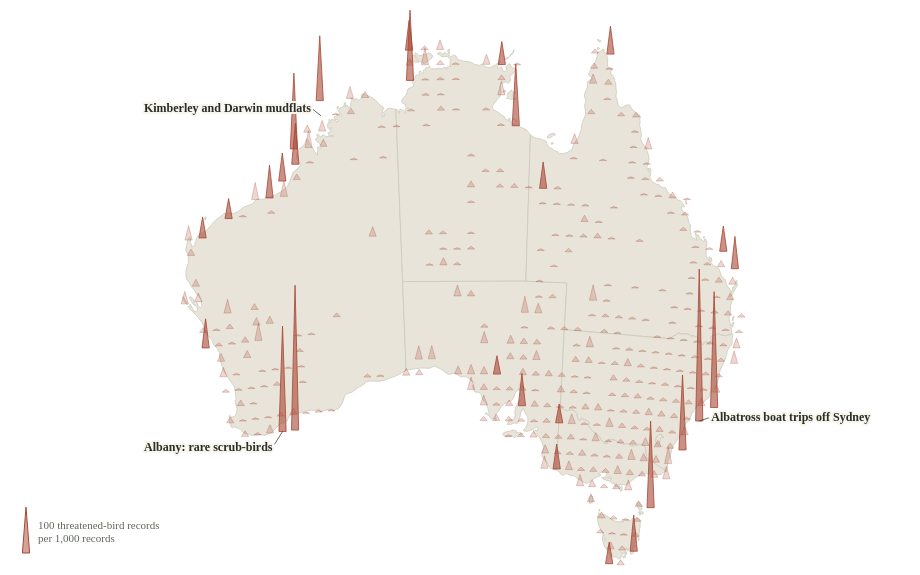

This figure's Vega-Lite source:
### Vega specification from a JSON file in a GitHub repository (floating-point values rounded to 4 significant figures; data arrays with more than 128 entries replaced by an {"elided": "..."} marker saying what was removed)
{"$schema": "https://vega.github.io/schema/vega/v5.json", "width": 904, "height": 520, "padding": 8, "background": "transparent", "autosize": {"type": "pad", "contains": "padding"}, "config": {"text": {"font": "Bricolage Grotesque", "fill": "#292e27"}, "axis": {"labelFont": "Bricolage Grotesque", "titleFont": "Bricolage Grotesque", "labelFontSize": 12, "titleFontSize": 12, "titleFontWeight": 500, "labelColor": "#60665c", "titleColor": "#292e27", "domain": false, "ticks": false, "gridColor": "#e0dccf", "gridOpacity": 0.75, "labelPadding": 8, "titlePadding": 14}, "legend": {"labelFont": "Bricolage Grotesque", "titleFont": "Bricolage Grotesque", "labelFontSize": 11, "titleFontSize": 11, "titleFontWeight": 500, "labelColor": "#60665c", "titleColor": "#292e27", "gradientThickness": 9, "gradientLength": 130, "padding": 8}}, "description": "Spike map. Each spike stands on a one-degree square; its height is threatened-bird records per 1,000 of all bird records there in 2024. Squares with fewer than 300 records are omitted. A control filters by kind of bird.", "signals": [{"name": "group", "value": "All"}], "projections": [{"name": "projection", "type": "conicEqualArea", "parallels": [-18, -36], "rotate": [-134, 0, 0], "center": [0, -28], "fit": {"signal": "data('states')"}, "size": {"signal": "[width,height]"}}], "data": [{"name": "states", "values": [{"type": "Feature", "properties": {"name": "Western Australia", "code": "WA"}, "geometry": {"type": "MultiPolygon", "coordinates": {"elided": "5 rows, 876 float values in total"}}}, {"type": "Feature", "properties": {"name": "Northern Territory", "code": "NT"}, "geometry": {"type": "MultiPolygon", "coordinates": {"elided": "11 rows, 718 float values in total"}}}, {"type": "Feature", "properties": {"name": "South Australia", "code": "SA"}, "geometry": {"type": "MultiPolygon", "coordinates": {"elided": "2 rows, 390 float values in total"}}}, {"type": "Feature", "properties": {"name": "Queensland", "code": "QLD"}, "geometry": {"type": "MultiPolygon", "coordinates": {"elided": "15 rows, 862 float values in total"}}}, {"type": "Feature", "properties": {"name": "Tasmania", "code": "TAS"}, "geometry": {"type": "MultiPolygon", "coordinates": {"elided": "9 rows, 528 float values in total"}}}, {"type": "Feature", "properties": {"name": "Victoria", "code": "VIC"}, "geometry": {"type": "MultiPolygon", "coordinates": {"elided": "3 rows, 390 float values in total"}}}, {"type": "Feature", "properties": {"name": "Australian Capital Territory", "code": "ACT"}, "geometry": {"type": "Polygon", "coordinates": [[[149.4, -35.33], [149.4, -35.36], [149.3, -35.35], [149.2, -35.38], [149.1, -35.44], [149.1, -35.51], [149.1, -35.58], [149.1, -35.61], [149.1, -35.83], [149.1, -35.91], [148.9, -35.89], [148.9, -35.82], [148.9, -35.74], [148.9, -35.75], [148.8, -35.71], [148.8, -35.64], [148.8, -35.49], [148.8, -35.31], [149.1, -35.15], [149.2, -35.18], [149.2, -35.22], [149.3, -35.27], [149.4, -35.33]]]}}, {"type": "Feature", "properties": {"name": "New South Wales", "code": "NSW"}, "geometry": {"type": "Polygon", "coordinates": {"elided": "2 rows, 482 float values in total"}}}]}, {"name": "spikes", "values": {"elided": "660 records"}, "transform": [{"type": "filter", "expr": "group==='All' || datum.group===group"}, {"type": "aggregate", "groupby": ["latitude", "longitude", "records", "topAll"], "fields": ["threatened", "threatened"], "ops": ["sum", "argmax"], "as": ["threatened", "biggest"]}, {"type": "formula", "expr": "group==='All'?datum.topAll:datum.biggest.top", "as": "top"}, {"type": "formula", "expr": "1000*datum.threatened/datum.records", "as": "rate"}, {"type": "formula", "expr": "scale('projection',[datum.longitude,datum.latitude])", "as": "xy"}, {"type": "collect", "sort": {"field": "latitude", "order": "descending"}}]}, {"name": "notes", "values": [{"text": "Albatross boat trips off Sydney", "longitude": 152, "latitude": -34, "groups": ["All", "Seabirds"], "dx": 12, "dy": -4, "align": "left"}, {"text": "Albatross trips off Albany", "longitude": 120, "latitude": -35, "groups": ["Seabirds"], "dx": -10, "dy": 16, "align": "right"}, {"text": "Albany: rare scrub-birds", "longitude": 119, "latitude": -35, "groups": ["All", "Land birds"], "dx": -10, "dy": 16, "align": "right"}, {"text": "Kimberley and Darwin mudflats", "longitude": 124, "latitude": -15, "groups": ["All", "Shorebirds & wetland birds"], "dx": -10, "dy": -8, "align": "right"}, {"text": "Broome: migratory shorebirds", "longitude": 122, "latitude": -18, "groups": ["Shorebirds & wetland birds"], "dx": -10, "dy": 12, "align": "right"}, {"text": "Tasmanian pelagic trips", "longitude": 148, "latitude": -43, "groups": ["Seabirds"], "dx": 12, "dy": 6, "align": "left"}, {"text": "Carpentarian Grasswren country", "longitude": 139, "latitude": -20, "groups": ["Land birds"], "dx": 12, "dy": 0, "align": "left"}], "transform": [{"type": "filter", "expr": "indexof(datum.groups,group)>=0"}, {"type": "formula", "expr": "scale('projection',[datum.longitude,datum.latitude])", "as": "xy"}]}, {"name": "key", "values": [{"rate": 100}]}], "scales": [{"name": "h", "type": "linear", "domain": [0, 340], "range": [0, 156], "zero": true}], "marks": [{"type": "shape", "from": {"data": "states"}, "encode": {"enter": {"fill": {"value": "#e8e4d9"}, "stroke": {"value": "#c7c6b8"}, "strokeWidth": {"value": 0.7}}}, "transform": [{"type": "geoshape", "projection": "projection"}]}, {"type": "path", "from": {"data": "spikes"}, "encode": {"update": {"x": {"signal": "datum.xy[0]"}, "y": {"signal": "datum.xy[1]"}, "path": {"signal": "'M-3.6,0L0,'+(-max(1.5,scale('h',datum.rate)))+'L3.6,0Z'"}, "fill": {"value": "#a74735"}, "fillOpacity": {"signal": "datum.rate<40?.22:.6"}, "stroke": {"value": "#a74735"}, "strokeOpacity": {"signal": "datum.rate<40?.35:1"}, "strokeWidth": {"value": 0.8}, "tooltip": {"signal": "{'Square':abs(datum.latitude)+'°S, '+datum.longitude+'°E','Threatened-bird records per 1,000':format(datum.rate,'.0f'),'Threatened-bird records':format(datum.threatened,','),'All bird records':format(datum.records,','),'Most recorded threatened bird':datum.top}"}}, "hover": {"fillOpacity": {"value": 0.95}, "strokeOpacity": {"value": 1}}}}, {"type": "rule", "from": {"data": "notes"}, "encode": {"update": {"x": {"signal": "datum.xy[0]"}, "y": {"signal": "datum.xy[1]"}, "x2": {"signal": "datum.xy[0]+datum.dx*.8"}, "y2": {"signal": "datum.xy[1]+datum.dy*.8"}, "stroke": {"value": "#292e27"}, "strokeWidth": {"value": 0.7}}}}, {"type": "text", "from": {"data": "notes"}, "encode": {"update": {"x": {"signal": "datum.xy[0]+datum.dx"}, "y": {"signal": "datum.xy[1]+datum.dy"}, "text": {"field": "text"}, "align": {"field": "align"}, "baseline": {"value": "middle"}, "fontSize": {"value": 12}, "fontWeight": {"value": 600}, "fill": {"value": "#292e27"}, "stroke": {"value": "#f8f5ec"}, "strokeWidth": {"value": 4}, "strokeJoin": {"value": "round"}}}}, {"type": "text", "from": {"data": "notes"}, "encode": {"update": {"x": {"signal": "datum.xy[0]+datum.dx"}, "y": {"signal": "datum.xy[1]+datum.dy"}, "text": {"field": "text"}, "align": {"field": "align"}, "baseline": {"value": "middle"}, "fontSize": {"value": 12}, "fontWeight": {"value": 600}, "fill": {"value": "#292e27"}}}}, {"type": "path", "from": {"data": "key"}, "encode": {"update": {"x": {"value": 18}, "y": {"signal": "height-6"}, "path": {"signal": "'M-3.6,0L0,'+(-scale('h',100))+'L3.6,0Z'"}, "fill": {"value": "#a74735"}, "fillOpacity": {"value": 0.5}, "stroke": {"value": "#a74735"}}}}, {"type": "text", "encode": {"update": {"x": {"value": 30}, "y": {"signal": "height-10-scale('h',100)/2"}, "text": {"value": ["100 threatened-bird records", "per 1,000 records"]}, "fontSize": {"value": 11}, "fill": {"value": "#60665c"}, "baseline": {"value": "middle"}}}}]}
